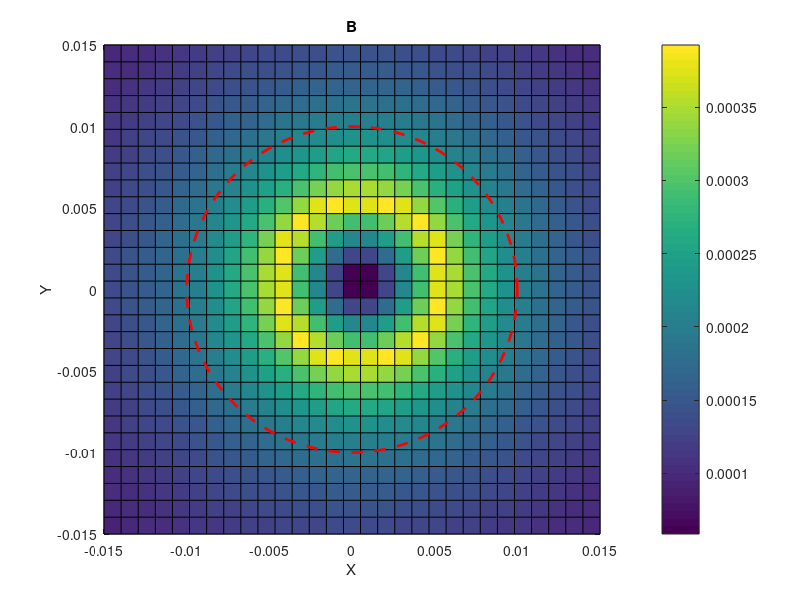

MATLAB code for this plot:
% HW 5
% Problem 4
% Part a -> d
% This script demos computing the curl of a magnetic feild

clc
clear
close all

load problem_1_Data.mat

pcolor(X,Y,sqrt(Bx.^2+By.^2))
colorbar
xlabel('X')
ylabel('Y')
title('B')

%circle
nc = 100;
phi = linspace(0,2*pi(),nc);

r0 = 2*a;

xc = r0*cos(phi);
yc = r0*sin(phi);

hold on
plot(xc,yc,'--r','LineWidth',2)

for i = 1:nc

Bxc(i) = ((mu0*I)/(2*pi()*sqrt(xc(i)^2+yc(i)^2)))*(-yc(i)/sqrt(xc(i)^2+yc(i)^2));

Byc(i) = ((mu0*I)/(2*pi()*sqrt(xc(i)^2+yc(i)^2)))*(xc(i)/sqrt(xc(i)^2+yc(i)^2));

end

Bc = sqrt(Bxc.^2+Byc.^2);

drc = (phi(2)-phi(1))*r0; %arc length 
integral = 0;
for k = 1:nc-1
    
    line = 0.5*((Bc(k))+(Bc(k+1)))*drc;
    
    integral = integral+line;
    
end

I = integral*(1/mu0);
% figure(2)
% plot(phi,Bc)

disp('I = ')
disp(I)
    
    
